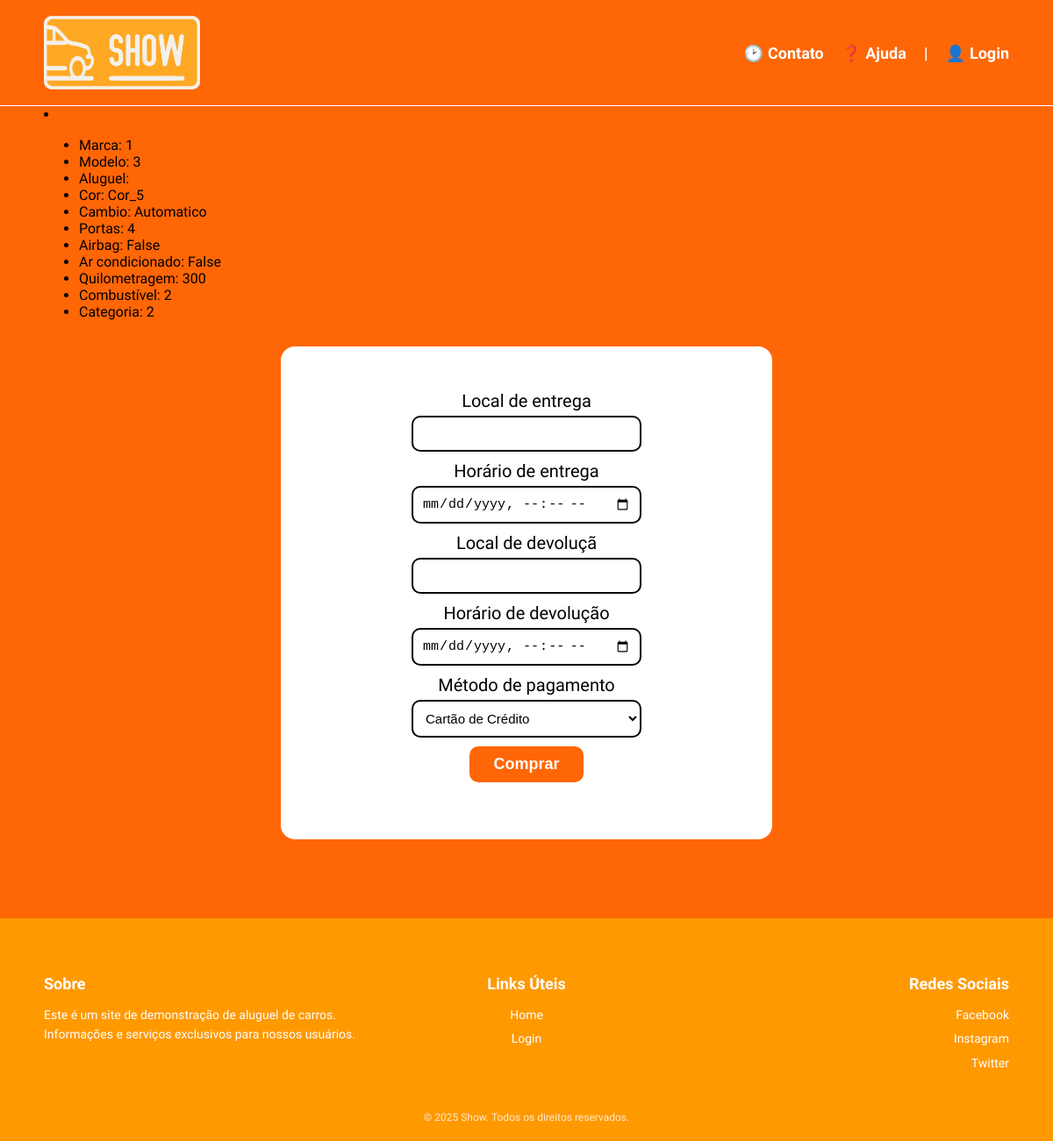
Before: /1 with the older database file.
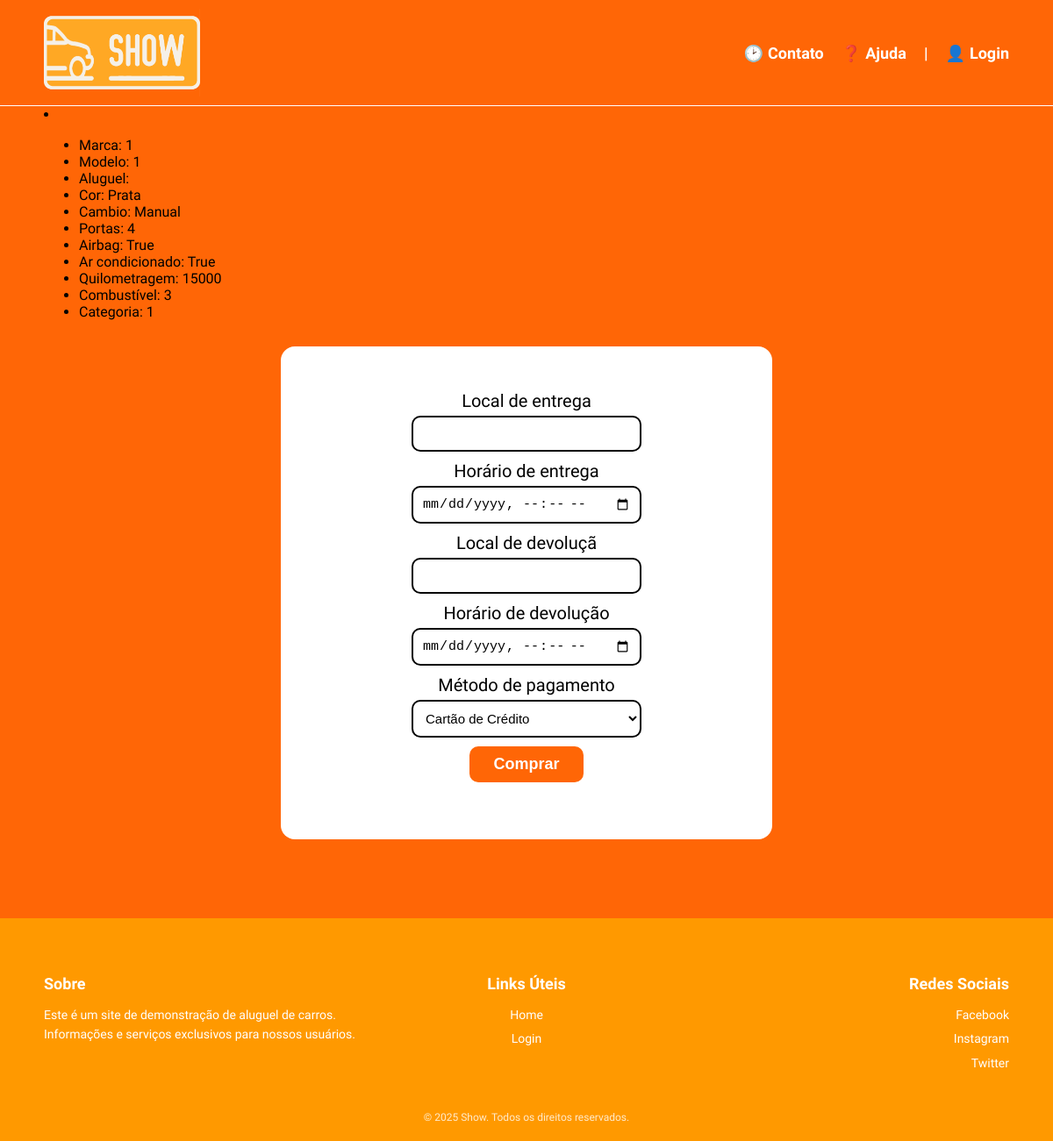
After: the same page with the newer database file.
### models.py (models this page shows, shortened)
class Veiculo(Base):
    __tablename__ = "veiculos"
    id = Column("id", Integer, primary_key=True, autoincrement=True)
    portas = Column("portas", Integer, nullable=False)
    preco_diaria = Column("preco_diaria", Numeric(10, 2), nullable=False)
    placa = Column("placa", String(7), nullable=False)
    cor = Column("cor", String(100), nullable=False)
    preco_compra = Column("preco_compra", Numeric(10, 2), nullable=False)
    capacidade_pessoas = Column("capacidade_pessoas", Integer, nullable=False)
    quilometragem = Column("quilometragem", Integer, nullable=False)
    cambio = Column("cambio", String(100), nullable=False)
    airbags = Column("airbags", Boolean, nullable=False)
    ar_condicionado = Column("ar_condicionado", Boolean, nullable=False)
    disponivel = Column("disponivel", Boolean, nullable=False)
    id_fornecedor = Column("id_fornecedor", Integer, ForeignKey("fornecedores.id"), nullable=False)
    id_garagem = Column("id_garagem", Integer, ForeignKey("garagens.id"), nullable=False)
    id_plano_seguro = Column("id_plano_seguro", Integer, ForeignKey("plano_seguros.id"), nullable=False)
    id_marca = Column("id_marca", Integer, ForeignKey("marcas.id"), nullable=False)
    id_modelo = Column("id_modelo", Integer, ForeignKey("modelos.id"), nullable=False)
    id_categoria = Column("id_categoria", Integer, ForeignKey("categorias.id"), nullable=False)
    id_combustivel = Column("id_combustivel", Integer, ForeignKey("combustiveis.id"), nullable=False)

### app.py (the view)
@app.route("/<int:carro_id>")
def detalhar_carro(carro_id):
    sessao =Sessao()
    carro = sessao.query(Veiculo).filter_by(id=carro_id).first()
    if carro is None:
        abort(404)
    return render_template("detalhar_carro.html", carro= carro)

### templates/detalhar_carro.html (shortened to what this page needs)
    {% extends "base.html" %}
    {% block conteudo_principal %}
    <div><li>
    <ul>
        <li>Marca: {{ carro.id_marca }}</li>
        <li>Modelo: {{ carro.id_modelo }}</li>
        <li>Aluguel: {{ carro.aluguel }}</li>
        <li>Cor: {{ carro.cor }}</li>
        <li>Cambio: {{ carro.cambio }}</li>
        <li>Portas: {{ carro.portas }}</li>
        <li>Airbag: {{ carro.airbags }}</li>
        <li>Ar condicionado: {{ carro.ar_condicionado }}</li>
        <li>Quilometragem: {{ carro.quilometragem }}</li>
        <li>Combustível: {{ carro.id_combustivel }}</li>
        <li>Categoria: {{ carro.id_categoria }}</li>
    </ul>
        </li></div>
<div class="form_container">
    <form class="form_simples input" action="/comprar_carro" method="POST">
        <div class="container">
            <label for="local_entrega">Local de entrega</label>
            <input type="text" name="local_entrega" required minlength="3" placeholder="  ">
        </div>
        <div class="container">
            <label for="horario_entrega">Horário de entrega</label>
            <input type="datetime-local" name="horario_entrega" required minlength="3" placeholder="  ">
        </div>
        <div class="container">
            <label for="local_devolucao">Local de devoluçã</label>
            <input type="text" name="local_devolucao" required minlength="3" placeholder="  ">
        </div>
        <div class="container">
            <label for="horario_devolucao">Horário de devolução</label>
            <input type="datetime-local" name="horario_devolucao" required minlength="3" >
        </div>
        <div class="container">
            <label for="metodo_pagamento">Método de pagamento</label>
             <select name="metodo_pagamento" type="text">
                <option value="Cartão de Crédito">Cartão de Crédito</option>
            </select>
            <button type="submit" class="button_comprar">Comprar</button>
        </div>
    {% endblock %}

### templates/base.html (shortened to what this page needs)
<!DOCTYPE html>
<html lang="pt-BR">
<head>
    <link rel="stylesheet" href="{{ url_for('static', filename='estilo.css') }}">
</head>
<body>
    <header>
        <div class="container">
            <a href="/" class="logo">
                <img src="{{ url_for('static', filename='imagens/Isologo Show.png') }}" alt="Show" />
            </a>
            <nav>
                <a href="#" class="icon-contato">Contato</a>
                <a href="#" class="icon-ajuda">Ajuda</a>
                <span>|</span>
                <a href="/login" class="icon-login">Login</a>
            </nav>
        </div>
    </header>
    <main>
        <div class="conteudo_principal">
        {% block conteudo_principal %}{% endblock %}
    </main>
    <footer>
    <div class="footer_container">
        <div class="footer_section">
            <h4>Sobre</h4>
            <p>Este é um site de demonstração de aluguel de carros. Informações e serviços exclusivos para nossos usuários.</p>
        </div>
        <div class="footer_section">
            <h4>Links Úteis</h4>
            <ul>
                <li><a href="/">Home</a></li>
                <li><a href="/login">Login</a></li>
            </ul>
        </div>
        <div class="footer_section">
            <h4>Redes Sociais</h4>
            <ul class="socials">
                <li><a href="#">Facebook</a></li>
                <li><a href="#">Instagram</a></li>
                <li><a href="#">Twitter</a></li>
            </ul>
        </div>
    </div>
    <div class="footer_bottom">
        &copy; 2025 Show. Todos os direitos reservados.
    </div>
</footer>
</body>
</html>

### static/estilo.css (style rules this page uses)
.container { max-width: 500px; margin: 0 auto; }
body { font-family: "Work Sans"; background-color: #ff6606; margin: 0; min-height: 100vh; display: flex; flex-direction: column; }
header { background-color: #ff6606; padding: 10px 0; display: flex; justify-content: center; border-bottom: 1px solid #fff; }
header .container { max-width: 1100px; width: 100%; display: flex; align-items: center; justify-content: space-between; }
.logo { display: flex; align-items: center; }
.logo img { height: 100px; margin-right: 10px; }
nav { display: flex; align-items: center; gap: 20px; color: white; font-weight: 600; font-size: 18px; }
nav a { color: white; text-decoration: none; display: flex; align-items: center; gap: 5px; }
.icon-contato::before { content: "\1F551"; }
.icon-ajuda::before { content: "\2753"; }
.icon-login::before { content: "\1F464"; }
label { display: block; color: black; font-weight: 500; font-size: 20px; }
a { color: black; }
button[type="submit"] { background: white; border: 2px solid #ddd; border-radius: 25px; padding: 4px 10px; cursor: pointer; font-weight: bold; }
.form_container { background-color: #fff; border-radius: 16px; width: 100%; max-width: 500px; margin: 30px auto; padding: 50px 30px; text-align: center; display: flex; justify-content: center; }
.form_simples select, .form_simples input { width: 100%; padding: 10px; border: 2px solid #000000; border-radius: 10px; box-sizing: border-box; margin-top: 5px; margin-bottom: 10px; font-size: 15px; background-color: #fff; }
.form_simples button { background-color: #ff6606; color: #fff; width: 50%; padding: 10px; border: 2px ; border-radius: 10px; font-size: 18px; box-sizing: border-box; margin-bottom: 15px; }
.conteudo_principal { max-width: 1100px; width: 100%; margin: 0 auto; }
main { flex: 1; }
footer { background-color: #ff9900; color: #fff; padding: 40px 20px 20px 20px; margin-top: 60px; font-family: "Work Sans", sans-serif; }
.footer_container { max-width: 1100px; margin: 0 auto; display: flex; flex-wrap: wrap; }
.footer_section { flex: 1; min-width: 200px; }
.footer_section:first-child { text-align: left; }
.footer_section:nth-child(2) { text-align: center; }
.footer_section:last-child { text-align: right; }
.footer_section h4 { font-size: 18px; margin-bottom: 10px; font-weight: bold; }
.footer_section p, .footer_section ul { font-size: 14px; line-height: 1.6; list-style: none; padding: 0; }
.footer_section ul li { margin-bottom: 5px; }
.footer_section ul li a { color: #fff; text-decoration: none; }
.footer_bottom { text-align: center; margin-top: 30px; font-size: 12px; opacity: 0.8; }

Changed rows visible on the page:
changed Veiculo: id_modelo "3" → "1"; cor "Cor_5" → "Prata"; cambio "Automatico" → "Manual"; airbags "False" → "True"; ar_condicionado "False" → "True"; quilometragem "300" → "15000"; id_combustivel "2" → "3"; id_categoria "2" → "1"
